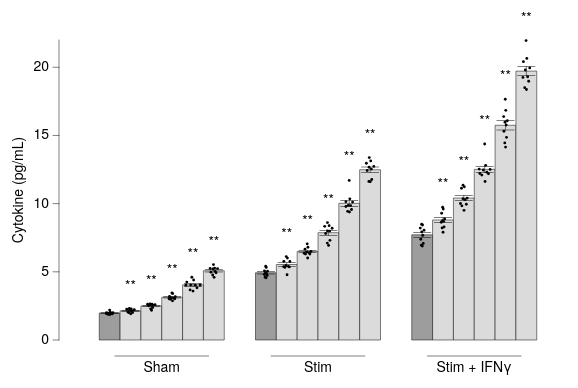

Write the Vega-Lite specification saved for this chart.
### Vega-Lite specification from a JSON file in a GitHub repository (floating-point values rounded to 4 significant figures; data arrays with more than 128 entries replaced by an {"elided": "..."} marker saying what was removed)
{"background": null, "config": {"arc": {"fill": "#DBDBDB", "fillOpacity": 1.0, "innerRadius": 37.5, "padAngle": 0.03, "stroke": "black", "strokeOpacity": 1, "strokeWidth": 0.25}, "area": {"fill": "#DBDBDB", "fillOpacity": 1.0, "stroke": "black", "strokeOpacity": 1, "strokeWidth": 0.25}, "axis": {"domain": true, "domainCap": "round", "domainColor": "black", "domainWidth": 0.25, "grid": false, "gridCap": "round", "gridColor": "#F1F1F1", "gridDash": [0, 0], "gridOpacity": 1.0, "gridWidth": 0.25, "labelColor": "black", "labelFont": "Helvetica Neue, HelveticaNeue, Helvetica, Arial, sans-serif", "labelFontSize": 7, "labelFontStyle": "normal", "labelFontWeight": 400, "offset": 4.5, "ticks": true, "tickCap": "round", "tickColor": "black", "tickRound": false, "tickSize": 3, "tickWidth": 0.25, "titleColor": "black", "titleFont": "Helvetica Neue, HelveticaNeue, Helvetica, Arial, sans-serif", "titleFontSize": 7, "titleFontStyle": "normal", "titleFontWeight": 400}, "axisX": {"domain": false, "labelAlign": "center", "labelAngle": 0, "labels": true, "ticks": false, "translate": 0}, "axisY": {"domain": true, "labelAlign": "right", "labelAngle": 0, "labels": true, "ticks": true, "translate": 0}, "axisRight": {"domain": true, "labelAlign": "left", "labelAngle": 0, "labels": true, "ticks": true, "translate": 0}, "axisTop": {"domain": false, "labelAlign": "center", "labelAngle": 0, "labels": true, "ticks": false, "translate": 0}, "axisBand": {"tickOffset": 0}, "bar": {"fill": "#DBDBDB", "fillOpacity": 1.0, "stroke": "black", "strokeOpacity": 1, "strokeWidth": 0.25}, "boxplot": {"size": 13.5, "ticks": {"cornerRadius": 0.25, "fill": "black", "opacity": 1, "size": 6.75, "thickness": 0.25}, "box": {"fillOpacity": 1.0, "stroke": "black", "strokeOpacity": 1, "strokeWidth": 0.25}, "median": {"cornerRadius": 0, "fill": "black", "fillOpacity": 1.0, "opacity": 1, "size": 13.5, "thickness": 0.25}, "rule": {"fill": "black", "fillOpacity": 1.0, "size": 15.0, "stroke": "black", "strokeDash": [0, 0], "strokeOpacity": 1, "strokeWidth": 0.25}, "outliers": {"color": "black", "fill": "black", "fillOpacity": 1.0, "size": 0, "stroke": "black", "strokeOpacity": 1, "strokeWidth": 0.25}}, "circle": {"fill": "black", "fillOpacity": 1.0, "size": 1.875, "stroke": null, "strokeOpacity": 1, "strokeWidth": 0.25}, "errorband": {"band": {"fillOpacity": 0.6, "stroke": null, "strokeWidth": 0.25, "strokeOpacity": 1}, "borders": {"opacity": 0, "strokeOpacity": 0.25, "strokeWidth": 1}}, "errorbar": {"opacity": 1, "rule": {"strokeDash": [0, 0], "strokeWidth": 0.25}, "ticks": {"color": "black", "cornerRadius": 0.125, "opacity": 1, "size": 9.0, "thickness": 0.25}, "thickness": 0.25}, "font": "Helvetica Neue, HelveticaNeue, Helvetica, Arial, sans-serif", "geoshape": {"fill": "#DBDBDB", "fillOpacity": 1.0, "stroke": "black", "strokeOpacity": 1, "strokeWidth": 0.25}, "header": {"labelColor": "black", "labelFont": "Helvetica Neue, HelveticaNeue, Helvetica, Arial, sans-serif", "labelFontSize": 7, "labelFontStyle": "normal", "labelFontWeight": 400, "titleColor": "black", "titleFont": "Helvetica Neue, HelveticaNeue, Helvetica, Arial, sans-serif", "titleFontSize": 7, "titleFontStyle": "normal", "titleFontWeight": 400, "titlePadding": 0}, "legend": {"disable": false, "offset": 4.5, "titlePadding": 4, "labelOffset": 2, "gradientLabelOffset": 2, "gradientLength": 75.0, "gradientThickness": 7.5, "gradientOpacity": 1.0, "gradientStrokeColor": "black", "gradientStrokeWidth": 0.25, "labelColor": "black", "labelFont": "Helvetica Neue, HelveticaNeue, Helvetica, Arial, sans-serif", "labelFontSize": 7, "labelFontStyle": "normal", "labelFontWeight": 400, "strokeColor": "black", "strokeWidth": 0, "symbolSize": 42, "symbolStrokeColor": "black", "symbolStrokeWidth": 0.25, "titleColor": "black", "titleFont": "Helvetica Neue, HelveticaNeue, Helvetica, Arial, sans-serif", "titleFontSize": 7, "titleFontStyle": "normal", "titleFontWeight": 400}, "line": {"color": "black", "stroke": "black", "strokeCap": "butt", "strokeDash": [0, 0], "strokeOpacity": 1, "strokeWidth": 0.5}, "point": {"filled": true, "fill": "#DBDBDB", "fillOpacity": 1.0, "size": 7.5, "stroke": "black", "strokeOpacity": 1, "strokeWidth": 0.25}, "range": {"category": ["#B2B2B2", "#636363", "#4A7CD3", "#008542", "#382864", "#509F98", "#284F93", "#005226", "#A398D6", "#173633"], "diverging": {"scheme": ["#443E60", "#5F597E", "#7C759B", "#9994B6", "#B7B4CC", "#D6D5DC", "#F6F6F6", "#D1DAD9", "#A4C2BF", "#7AA9A4", "#578E89", "#37736E", "#1B5954"]}, "heatmap": {"scheme": ["#32022B", "#43044D", "#4C196E", "#4D338C", "#484DA6", "#3A68BB", "#1D83CA", "#1D9CCB", "#23B5C9", "#28CDC5", "#4DE0B4", "#91EE9F"]}, "ordinal": {"scheme": ["#F1F1F1", "#DBDBDB", "#C6C6C6", "#B2B2B2", "#9D9D9D", "#898989", "#767676", "#636363", "#515151", "#404040", "#2F2F2F", "#1F1F1F"]}, "ramp": {"scheme": ["#32022B", "#43044D", "#4C196E", "#4D338C", "#484DA6", "#3A68BB", "#1D83CA", "#1D9CCB", "#23B5C9", "#28CDC5", "#4DE0B4", "#91EE9F"]}}, "rule": {"color": "black", "stroke": "black", "strokeCap": "round", "strokeDash": [2, 2], "strokeOpacity": 1, "strokeWidth": 0.25}, "scale": {"bandPaddingInner": 0.1, "bandPaddingOuter": 0.1, "round": false}, "rect": {"fill": "#DBDBDB", "fillOpacity": 1.0, "stroke": "black", "strokeOpacity": 1, "strokeWidth": 0.25}, "square": {"fill": "#DBDBDB", "fillOpacity": 1.0, "size": 15.0, "stroke": "black", "strokeOpacity": 1, "strokeWidth": 0.25}, "text": {"color": "black", "font": "Helvetica Neue, HelveticaNeue, Helvetica, Arial, sans-serif", "fontSize": 7, "fontStyle": "normal", "fontWeight": 400}, "tick": {"color": "black", "cornerRadius": 0.125, "opacity": 1.0, "size": 13.5, "thickness": 0.25}, "title": {"anchor": "middle", "frame": "group", "color": "black", "font": "Helvetica Neue, HelveticaNeue, Helvetica, Arial, sans-serif", "fontSize": 7, "fontStyle": "normal", "fontWeight": 400, "subtitleColor": "black", "subtitleFont": "Helvetica Neue, HelveticaNeue, Helvetica, Arial, sans-serif", "subtitleFontSize": "Helvetica Neue, HelveticaNeue, Helvetica, Arial, sans-serif", "subtitleFontStyle": "normal", "subtitleFontWeight": 400}, "trail": {"color": "black", "opacity": 1, "size": 0.5}, "view": {"continuousWidth": 250, "continuousHeight": 150, "discreteWidth": 250, "discreteHeight": 150, "fill": null, "stroke": null, "strokeWidth": 0.25}}, "vconcat": [{"layer": [{"layer": [{"data": {"name": "data-9f034f5143c3ae99e96588757bb17d60"}, "mark": {"type": "bar"}, "encoding": {"fill": {"condition": {"test": "datum.cond === 'Veh'", "value": "#9D9D9D"}, "value": "#DBDBDB"}, "x": {"axis": {"labels": false, "title": null}, "field": "grp", "sort": ["Sham", "Stim", "Stim+IFN"], "title": null, "type": "nominal"}, "xOffset": {"field": "cond", "sort": ["Veh", "1", "3", "10", "30", "100"], "type": "nominal"}, "y": {"aggregate": "mean", "field": "y", "title": "Cytokine (pg/mL)", "type": "quantitative"}}}, {"data": {"name": "data-9f034f5143c3ae99e96588757bb17d60"}, "mark": {"type": "errorbar", "extent": "stderr"}, "encoding": {"x": {"axis": {"labels": false, "title": null}, "field": "grp", "sort": ["Sham", "Stim", "Stim+IFN"], "title": null, "type": "nominal"}, "xOffset": {"field": "cond", "sort": ["Veh", "1", "3", "10", "30", "100"], "type": "nominal"}, "y": {"field": "y", "title": "", "type": "quantitative"}}}, {"layer": [{"data": {"values": [{"grp": "Sham", "cond": "1", "__y": 2.31, "__label": "**", "__dysonsphere__": 1}]}, "mark": {"type": "text", "align": "center", "baseline": "bottom", "dy": -8.0, "fontSize": 7}, "encoding": {"text": {"field": "__label", "type": "nominal"}, "x": {"axis": {"labels": false, "title": null}, "field": "grp", "sort": ["Sham", "Stim", "Stim+IFN"], "type": "nominal"}, "xOffset": {"field": "cond", "sort": ["Veh", "1", "3", "10", "30", "100"], "type": "nominal"}, "y": {"field": "__y", "type": "quantitative"}}}, {"data": {"values": [{"grp": "Sham", "cond": "3", "__y": 2.65, "__label": "**", "__dysonsphere__": 1}]}, "mark": {"type": "text", "align": "center", "baseline": "bottom", "dy": -8.0, "fontSize": 7}, "encoding": {"text": {"field": "__label", "type": "nominal"}, "x": {"axis": {"labels": false, "title": null}, "field": "grp", "sort": ["Sham", "Stim", "Stim+IFN"], "type": "nominal"}, "xOffset": {"field": "cond", "sort": ["Veh", "1", "3", "10", "30", "100"], "type": "nominal"}, "y": {"field": "__y", "type": "quantitative"}}}, {"data": {"values": [{"grp": "Sham", "cond": "10", "__y": 3.447, "__label": "**", "__dysonsphere__": 1}]}, "mark": {"type": "text", "align": "center", "baseline": "bottom", "dy": -8.0, "fontSize": 7}, "encoding": {"text": {"field": "__label", "type": "nominal"}, "x": {"axis": {"labels": false, "title": null}, "field": "grp", "sort": ["Sham", "Stim", "Stim+IFN"], "type": "nominal"}, "xOffset": {"field": "cond", "sort": ["Veh", "1", "3", "10", "30", "100"], "type": "nominal"}, "y": {"field": "__y", "type": "quantitative"}}}, {"data": {"values": [{"grp": "Sham", "cond": "30", "__y": 4.601, "__label": "**", "__dysonsphere__": 1}]}, "mark": {"type": "text", "align": "center", "baseline": "bottom", "dy": -8.0, "fontSize": 7}, "encoding": {"text": {"field": "__label", "type": "nominal"}, "x": {"axis": {"labels": false, "title": null}, "field": "grp", "sort": ["Sham", "Stim", "Stim+IFN"], "type": "nominal"}, "xOffset": {"field": "cond", "sort": ["Veh", "1", "3", "10", "30", "100"], "type": "nominal"}, "y": {"field": "__y", "type": "quantitative"}}}, {"data": {"values": [{"grp": "Sham", "cond": "100", "__y": 5.53, "__label": "**", "__dysonsphere__": 1}]}, "mark": {"type": "text", "align": "center", "baseline": "bottom", "dy": -8.0, "fontSize": 7}, "encoding": {"text": {"field": "__label", "type": "nominal"}, "x": {"axis": {"labels": false, "title": null}, "field": "grp", "sort": ["Sham", "Stim", "Stim+IFN"], "type": "nominal"}, "xOffset": {"field": "cond", "sort": ["Veh", "1", "3", "10", "30", "100"], "type": "nominal"}, "y": {"field": "__y", "type": "quantitative"}}}, {"data": {"values": [{"grp": "Stim", "cond": "1", "__y": 6.119, "__label": "**", "__dysonsphere__": 1}]}, "mark": {"type": "text", "align": "center", "baseline": "bottom", "dy": -8.0, "fontSize": 7}, "encoding": {"text": {"field": "__label", "type": "nominal"}, "x": {"axis": {"labels": false, "title": null}, "field": "grp", "sort": ["Sham", "Stim", "Stim+IFN"], "type": "nominal"}, "xOffset": {"field": "cond", "sort": ["Veh", "1", "3", "10", "30", "100"], "type": "nominal"}, "y": {"field": "__y", "type": "quantitative"}}}, {"data": {"values": [{"grp": "Stim", "cond": "3", "__y": 7.053, "__label": "**", "__dysonsphere__": 1}]}, "mark": {"type": "text", "align": "center", "baseline": "bottom", "dy": -8.0, "fontSize": 7}, "encoding": {"text": {"field": "__label", "type": "nominal"}, "x": {"axis": {"labels": false, "title": null}, "field": "grp", "sort": ["Sham", "Stim", "Stim+IFN"], "type": "nominal"}, "xOffset": {"field": "cond", "sort": ["Veh", "1", "3", "10", "30", "100"], "type": "nominal"}, "y": {"field": "__y", "type": "quantitative"}}}, {"data": {"values": [{"grp": "Stim", "cond": "10", "__y": 8.611, "__label": "**", "__dysonsphere__": 1}]}, "mark": {"type": "text", "align": "center", "baseline": "bottom", "dy": -8.0, "fontSize": 7}, "encoding": {"text": {"field": "__label", "type": "nominal"}, "x": {"axis": {"labels": false, "title": null}, "field": "grp", "sort": ["Sham", "Stim", "Stim+IFN"], "type": "nominal"}, "xOffset": {"field": "cond", "sort": ["Veh", "1", "3", "10", "30", "100"], "type": "nominal"}, "y": {"field": "__y", "type": "quantitative"}}}, {"data": {"values": [{"grp": "Stim", "cond": "30", "__y": 11.7, "__label": "**", "__dysonsphere__": 1}]}, "mark": {"type": "text", "align": "center", "baseline": "bottom", "dy": -8.0, "fontSize": 7}, "encoding": {"text": {"field": "__label", "type": "nominal"}, "x": {"axis": {"labels": false, "title": null}, "field": "grp", "sort": ["Sham", "Stim", "Stim+IFN"], "type": "nominal"}, "xOffset": {"field": "cond", "sort": ["Veh", "1", "3", "10", "30", "100"], "type": "nominal"}, "y": {"field": "__y", "type": "quantitative"}}}, {"data": {"values": [{"grp": "Stim", "cond": "100", "__y": 13.38, "__label": "**", "__dysonsphere__": 1}]}, "mark": {"type": "text", "align": "center", "baseline": "bottom", "dy": -8.0, "fontSize": 7}, "encoding": {"text": {"field": "__label", "type": "nominal"}, "x": {"axis": {"labels": false, "title": null}, "field": "grp", "sort": ["Sham", "Stim", "Stim+IFN"], "type": "nominal"}, "xOffset": {"field": "cond", "sort": ["Veh", "1", "3", "10", "30", "100"], "type": "nominal"}, "y": {"field": "__y", "type": "quantitative"}}}, {"data": {"values": [{"grp": "Stim+IFN", "cond": "1", "__y": 9.734, "__label": "**", "__dysonsphere__": 1}]}, "mark": {"type": "text", "align": "center", "baseline": "bottom", "dy": -8.0, "fontSize": 7}, "encoding": {"text": {"field": "__label", "type": "nominal"}, "x": {"axis": {"labels": false, "title": null}, "field": "grp", "sort": ["Sham", "Stim", "Stim+IFN"], "type": "nominal"}, "xOffset": {"field": "cond", "sort": ["Veh", "1", "3", "10", "30", "100"], "type": "nominal"}, "y": {"field": "__y", "type": "quantitative"}}}, {"data": {"values": [{"grp": "Stim+IFN", "cond": "3", "__y": 11.36, "__label": "**", "__dysonsphere__": 1}]}, "mark": {"type": "text", "align": "center", "baseline": "bottom", "dy": -8.0, "fontSize": 7}, "encoding": {"text": {"field": "__label", "type": "nominal"}, "x": {"axis": {"labels": false, "title": null}, "field": "grp", "sort": ["Sham", "Stim", "Stim+IFN"], "type": "nominal"}, "xOffset": {"field": "cond", "sort": ["Veh", "1", "3", "10", "30", "100"], "type": "nominal"}, "y": {"field": "__y", "type": "quantitative"}}}, {"data": {"values": [{"grp": "Stim+IFN", "cond": "10", "__y": 14.37, "__label": "**", "__dysonsphere__": 1}]}, "mark": {"type": "text", "align": "center", "baseline": "bottom", "dy": -8.0, "fontSize": 7}, "encoding": {"text": {"field": "__label", "type": "nominal"}, "x": {"axis": {"labels": false, "title": null}, "field": "grp", "sort": ["Sham", "Stim", "Stim+IFN"], "type": "nominal"}, "xOffset": {"field": "cond", "sort": ["Veh", "1", "3", "10", "30", "100"], "type": "nominal"}, "y": {"field": "__y", "type": "quantitative"}}}, {"data": {"values": [{"grp": "Stim+IFN", "cond": "30", "__y": 17.66, "__label": "**", "__dysonsphere__": 1}]}, "mark": {"type": "text", "align": "center", "baseline": "bottom", "dy": -8.0, "fontSize": 7}, "encoding": {"text": {"field": "__label", "type": "nominal"}, "x": {"axis": {"labels": false, "title": null}, "field": "grp", "sort": ["Sham", "Stim", "Stim+IFN"], "type": "nominal"}, "xOffset": {"field": "cond", "sort": ["Veh", "1", "3", "10", "30", "100"], "type": "nominal"}, "y": {"field": "__y", "type": "quantitative"}}}, {"data": {"values": [{"grp": "Stim+IFN", "cond": "100", "__y": 21.96, "__label": "**", "__dysonsphere__": 1}]}, "mark": {"type": "text", "align": "center", "baseline": "bottom", "dy": -8.0, "fontSize": 7}, "encoding": {"text": {"field": "__label", "type": "nominal"}, "x": {"axis": {"labels": false, "title": null}, "field": "grp", "sort": ["Sham", "Stim", "Stim+IFN"], "type": "nominal"}, "xOffset": {"field": "cond", "sort": ["Veh", "1", "3", "10", "30", "100"], "type": "nominal"}, "y": {"field": "__y", "type": "quantitative"}}}], "name": "__dysonsphere_88fe601d9184afc5_5"}]}, {"data": {"name": "data-9f034f5143c3ae99e96588757bb17d60"}, "mark": {"type": "circle", "size": 2}, "encoding": {"x": {"axis": {"labels": false, "title": null}, "field": "grp", "sort": ["Sham", "Stim", "Stim+IFN"], "title": null, "type": "nominal"}, "xOffset": {"field": "xoff", "scale": {"domain": [-0.5, 5.5]}, "type": "quantitative"}, "y": {"field": "y", "type": "quantitative"}}}], "resolve": {"scale": {"xOffset": "independent"}}}, {"layer": [{"data": {"name": "data-4f53cda18c2baa0c0354bb5f9a3ecbe5"}, "mark": {"type": "text", "align": "right", "baseline": "middle", "fontSize": 7}, "encoding": {"text": {"field": "__label", "type": "nominal"}, "x": {"value": 0}, "y": {"axis": {"domain": false, "grid": false, "labels": false, "ticks": false, "title": null}, "bandPosition": 0.5, "field": "__label", "scale": {"domain": [], "range": [0, 0]}, "sort": [], "type": "nominal"}}}, {"data": {"values": [{"__dysonsphere__": 1}]}, "mark": {"type": "rule", "color": "black", "strokeDash": [0, 0], "strokeWidth": 0.25}, "encoding": {"x": {"value": 23.44}, "x2": {"value": 70.31}, "y": {"value": 3.0}}}, {"data": {"name": "data-0b2d5ce7eeb564eae97c6f46a23b2e25"}, "mark": {"type": "text", "align": "center", "baseline": "top", "color": "black", "fontSize": 7}, "encoding": {"text": {"field": "__slabel", "type": "nominal"}, "x": {"value": 46.88}, "y": {"value": 5.0}}}, {"data": {"values": [{"__dysonsphere__": 1}]}, "mark": {"type": "rule", "color": "black", "strokeDash": [0, 0], "strokeWidth": 0.25}, "encoding": {"x": {"value": 101.6}, "x2": {"value": 148.4}, "y": {"value": 3.0}}}, {"data": {"name": "data-6d99149c663f66de5f9ec63c1aa3a2f3"}, "mark": {"type": "text", "align": "center", "baseline": "top", "color": "black", "fontSize": 7}, "encoding": {"text": {"field": "__slabel", "type": "nominal"}, "x": {"value": 125.0}, "y": {"value": 5.0}}}, {"data": {"values": [{"__dysonsphere__": 1}]}, "mark": {"type": "rule", "color": "black", "strokeDash": [0, 0], "strokeWidth": 0.25}, "encoding": {"x": {"value": 179.7}, "x2": {"value": 226.6}, "y": {"value": 3.0}}}, {"data": {"name": "data-bcac0d21884155bc25559a703bd6adbb"}, "mark": {"type": "text", "align": "center", "baseline": "top", "color": "black", "fontSize": 7}, "encoding": {"text": {"field": "__slabel", "type": "nominal"}, "x": {"value": 203.1}, "y": {"value": 5.0}}}], "height": 14.0, "view": {"fill": null, "stroke": null}, "width": 250}], "resolve": {"scale": {"x": "shared"}}, "spacing": 0, "$schema": "https://vega.github.io/schema/vega-lite/v6.4.1.json", "datasets": {"data-9f034f5143c3ae99e96588757bb17d60": {"elided": "180 records"}, "data-4f53cda18c2baa0c0354bb5f9a3ecbe5": [], "data-0b2d5ce7eeb564eae97c6f46a23b2e25": [{"__slabel": "Sham", "__dysonsphere__": 1}], "data-6d99149c663f66de5f9ec63c1aa3a2f3": [{"__slabel": "Stim", "__dysonsphere__": 1}], "data-bcac0d21884155bc25559a703bd6adbb": [{"__slabel": "Stim + IFNγ", "__dysonsphere__": 1}]}}
